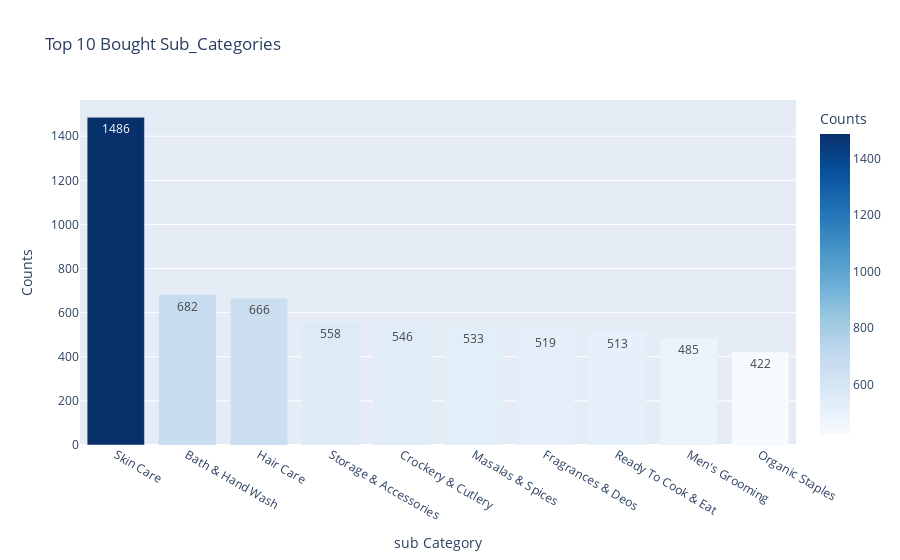

The code cell stored with this chart in its notebook:
### Code cell
px.bar(data_frame=counts_df_1,
 x='sub Category',
 y='Counts',
 color='Counts',
 color_continuous_scale='blues',
 text_auto=True,
 title=f'Top 10 Bought Sub_Categories')

### Figure 1 — Plotly figure (JSON) as saved in the notebook; plotly's stock layout.template omitted (floating-point values rounded to 4 significant figures)
{"data": [{"alignmentgroup": "True", "hovertemplate": "sub Category=%{x}<br>Counts=%{marker.color}<extra></extra>", "legendgroup": "", "marker": {"color": [1486, 682, 666, 558, 546, 533, 519, 513, 485, 422], "coloraxis": "coloraxis", "pattern": {"shape": ""}}, "name": "", "offsetgroup": "", "orientation": "v", "showlegend": false, "textposition": "auto", "texttemplate": "%{y}", "type": "bar", "x": ["Skin Care", "Bath & Hand Wash", "Hair Care", "Storage & Accessories", "Crockery & Cutlery", "Masalas & Spices", "Fragrances & Deos", "Ready To Cook & Eat", "Men's Grooming", "Organic Staples"], "xaxis": "x", "y": [1486, 682, 666, 558, 546, 533, 519, 513, 485, 422], "yaxis": "y"}], "layout": {"barmode": "relative", "coloraxis": {"colorbar": {"title": {"text": "Counts"}}, "colorscale": [[0, "rgb(247,251,255)"], [0.125, "rgb(222,235,247)"], [0.25, "rgb(198,219,239)"], [0.375, "rgb(158,202,225)"], [0.5, "rgb(107,174,214)"], [0.625, "rgb(66,146,198)"], [0.75, "rgb(33,113,181)"], [0.875, "rgb(8,81,156)"], [1, "rgb(8,48,107)"]]}, "legend": {"tracegroupgap": 0}, "title": {"text": "Top 10 Bought Sub_Categories"}, "xaxis": {"anchor": "y", "domain": [0, 1], "title": {"text": "sub Category"}}, "yaxis": {"anchor": "x", "domain": [0, 1], "title": {"text": "Counts"}}}}
